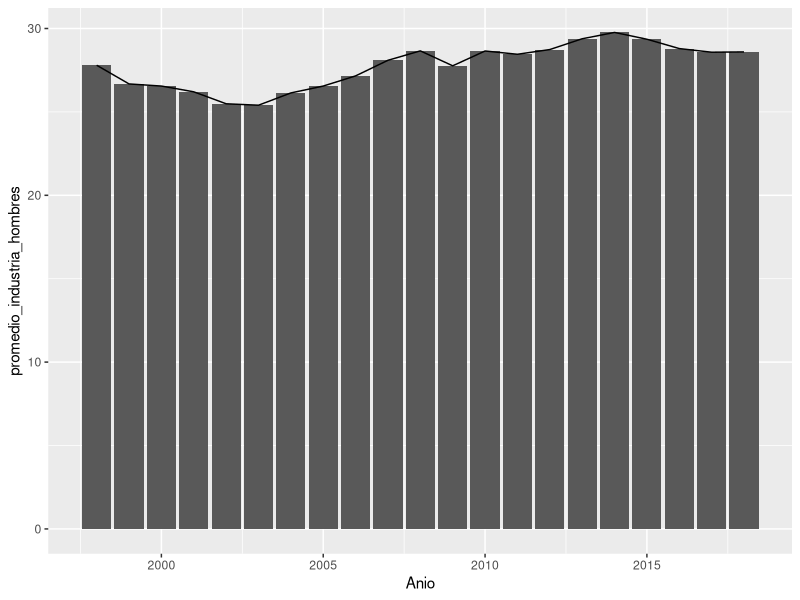

Recreate this plot in R.
## ---- chunk 1
knitr::opts_chunk$set(echo = TRUE)
library(tidyr)
library(readr)
library(dplyr)
library(ggplot2)
## ---- chunk 2
empleo_genero <- read_csv("datos/empleo_genero.csv")
## ---- chunk 3
empleo_genero_largo <- pivot_longer(empleo_genero, 
                                    cols=4:52, 
                                    names_to = "Anio", 
                                    values_to = "Valor")
## ---- chunk 4
empleo_genero_largo
## ---- chunk 5
empleo_genero_ordenado <- pivot_wider(empleo_genero_largo, 
                                      names_from = variable,
                                      values_from = Valor)|> 
                          mutate(Anio=as.numeric(Anio))
## ---- chunk 6
empleo_genero_ordenado
## ---- chunk 7
glimpse(empleo_genero_ordenado)
## ---- chunk 8
empleo_genero_ordenado|> filter(pais_region !="Latin America & Caribbean" & pais_region != "Mundo" & pais_region != "EspaÃ±a")|> 
                      group_by(Anio)
                        
## ---- chunk 9
empleo_genero_ordenado|> filter(pais_region !="Latin America & Caribbean" & pais_region != "Mundo" & pais_region != "EspaÃ±a")|> 
                      group_by(pais_region)
## ---- chunk 10
empleo_genero_ordenado|> filter(pais_region !="Latin America & Caribbean" & pais_region != "Mundo" & pais_region != "EspaÃ±a" & Anio == 2018)|> 
                    summarise(empleadoras_promedio = mean(empleadoras_mujeres),
                              empleadoras_sd = sd(empleadoras_mujeres),
                              empleadoras_min = min(empleadoras_mujeres),
                              empleadoras_max = max(empleadoras_mujeres))
## ---- chunk 11
empleo_genero_ordenado|> filter(pais_region !="Latin America & Caribbean" & pais_region != "Mundo" & pais_region != "EspaÃ±a" & Anio == 2018)|> 
                    summarise(empleadores_promedio = mean(empleadores_hombres),
                              empleadores_sd = sd(empleadores_hombres),
                              empleadores_min = min(empleadores_hombres),
                              empleadores_max = max(empleadores_hombres))
## ---- chunk 12
empleo_genero_ordenado|> filter(pais_region !="Latin America & Caribbean" & pais_region != "Mundo" & pais_region != "España" & Anio == 2018)|> 
                summarise(autoempleo_mujeres_prom = mean(autoempleo_mujeres),
                          autoempleo_mujeres_sd = sd(autoempleo_mujeres),
                          autoempleo_mujeres_min = min(autoempleo_mujeres),
                          autoempleo_mujeres_max = max(autoempleo_mujeres))
## ---- chunk 13
empleo_genero_ordenado|> filter(pais_region !="Latin America & Caribbean" & pais_region != "Mundo" & pais_region != "EspaÃ±a" & Anio == 2018)|> 
                summarise(autoempleo_hombres_prom = mean(autoempleo_hombres),
                          autoempleo_hombres_sd = sd(autoempleo_hombres),
                          autoempleo_hombres_min = min(autoempleo_hombres),
                          autoempleo_hombres_max = max(autoempleo_hombres))
## ---- chunk 14
empleo_mercosur <- empleo_genero_ordenado |> 
  filter(pais_region == "Argentina" | pais_region == "Uruguay" | pais_region == "Paraguay" | pais_region == "Brasil" | pais_region == "Venezuela") |> 
  filter (Anio >= 1998)
## ---- chunk 15
promedio_industria_x_genero <- empleo_mercosur |>
  summarise(promedio_industria_hombres = mean(empleo_industria_hombres),
            promedio_industria_mujeres = mean(empleo_industria_mujeres))


## ---- chunk 16
promedio_industria_x_anio <- empleo_mercosur |>
  group_by(Anio) |>
  summarise(promedio_industria_hombres = mean(empleo_industria_hombres),
            promedio_industria_mujeres = mean(empleo_industria_mujeres))
## ---- chunk 17
ggplot(data=promedio_industria_x_anio, mapping = aes( x=Anio, y=promedio_industria_hombres)) + 
  geom_col() +
  geom_line()
  
## ---- chunk 18
promedio_industria_x_pais <- empleo_mercosur |>
  group_by(pais_region) |>
  summarise(promedio_industria_hombres = mean(empleo_industria_hombres),
            promedio_industria_mujeres = mean(empleo_industria_mujeres))
## ---- chunk 19
  promedio_industria_1998_2018 <- empleo_mercosur |>
  group_by(Anio) |>
  filter(Anio == "1998" | Anio == "2018") |>
  summarise(promedio_industria_hombres = mean(empleo_industria_hombres),
            promedio_industria_mujeres = mean(empleo_industria_mujeres))
            
